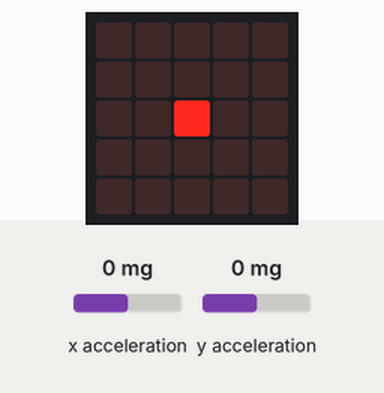
Bench run of a program on a simulated Calliope mini (MakeCode). Parts: the board's 5×5 LED display. The inputs (shaded band) are chosen by the test bench; at power-on: x acceleration 0 mg, y acceleration 0 mg.

Above: at 1.2 s.
1.3 s: x acceleration set to -2 mg
At 2.4 s:
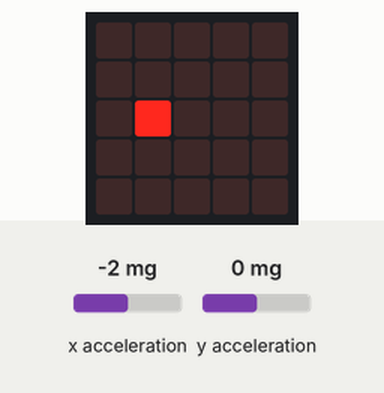
2.8 s: y acceleration set to -2 mg
At 3.7 s:
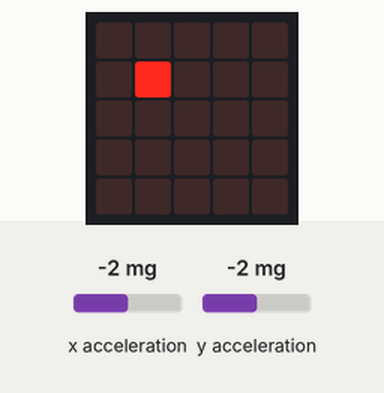
4.3 s: x acceleration set to -1440 mg
At 5.0 s:
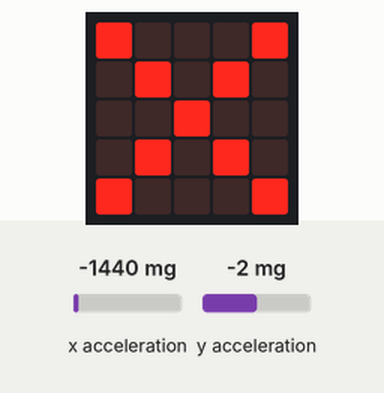
7.3 s: x acceleration set to 0 mg
At 9.5 s:
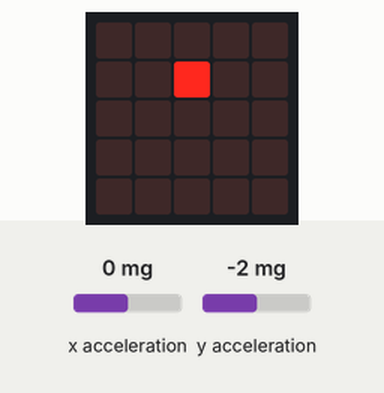
9.8 s: x acceleration set to -750 mg
At 11.62 s:
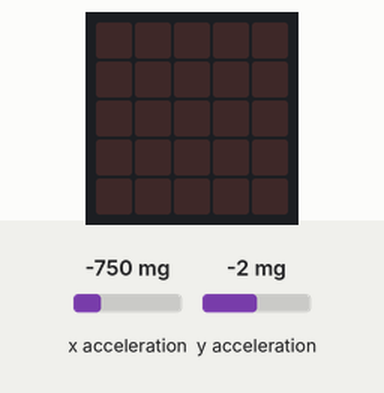
12.8 s: x acceleration set to 30 mg
At 15.2 s:
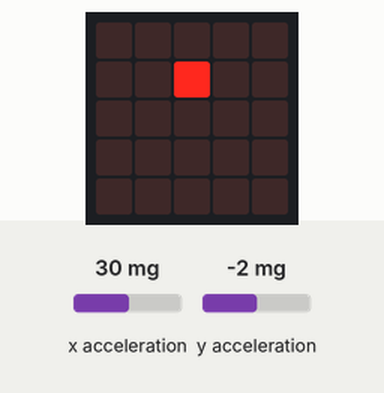
Timing chart, 0 to 16.3 s (numbered marks = the images above; inputs shaded):
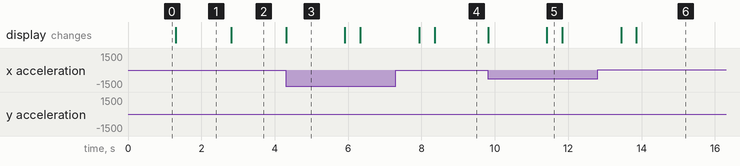

The program:

main.ts
```typescript
let led_x = 0
let led_y = 0
basic.forever(function () {
    led.unplot(led_x, led_y)
    led_x = Math.map(input.acceleration(Dimension.X), -1023, 1023, -1, 5)
    led_y = Math.map(input.acceleration(Dimension.Y), -1023, 1023, -1, 5)
    led.plot(led_x, led_y)
    if (led_y > 4 || led_x > 4 || (led_y < 0 || led_x < 0)) {
        basic.showIcon(IconNames.No)
        basic.pause(1000)
        basic.showLeds(`
            . . . . .
            . . . . .
            . . . . .
            . . . . .
            . . . . .
            `)
    }
})
```

test.ts
```typescript
// Hier kann man Tests durchführen; diese Datei wird nicht kompiliert, wenn dieses Paket als Erweiterung verwendet wird.
```

Measured:
- the behaviour switches between 0 and -1 mg on x acceleration (found by bisection; images 0 and 1)
- the behaviour switches between 0 and -1 mg on y acceleration (found by bisection; images 1 and 2)
- after the input at 1.3 s, the display: changes at once (image 1)
- after the input at 2.8 s, the display: changes at once (image 2)
- after the input at 4.3 s, the display: changes at once (image 3)
- after the input at 7.3 s, the display: first differs from a run without the input after 1.1 s (image 4)
- after the input at 9.8 s, the display: first changes at once (image 5 shows a later state)
- after the input at 12.8 s, the display: first differs from a run without the input after 1.1 s (image 6)
